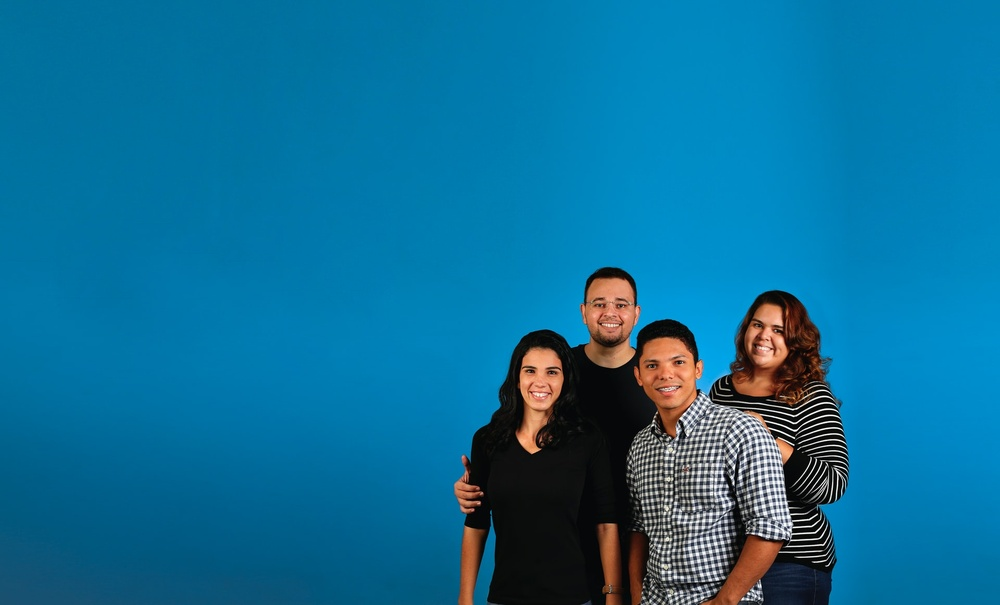
#> input picture people.jpg, 1000 x 605 px, shrunk from 1920 x 1162 before the run
$ python facialtest.py
#> lines starting #> are read from the running program, lines starting #| are printed output that depends on the picture; after the words box and inside, x2 and y2 are one past the last pixel; in counts of white or black regions, pixels touching at a corner belong together
import cv2
import numpy as np

#path to classifiers
path = '/Users/mitchellkrieger/opt/anaconda3/envs/learn-env/share/opencv4/haarcascades/'

#get image classifiers
face_cascade = cv2.CascadeClassifier(path +'haarcascade_frontalface_default.xml')
eye_cascade = cv2.CascadeClassifier(path +'haarcascade_eye.xml')

#read image
img = cv2.imread('people.jpg')
#> img is the input picture: shape (605, 1000, 3); mean B, G, R 153.1, 111.4, 13.6

#convert to gray
gray = cv2.cvtColor(img, cv2.COLOR_BGR2GRAY)
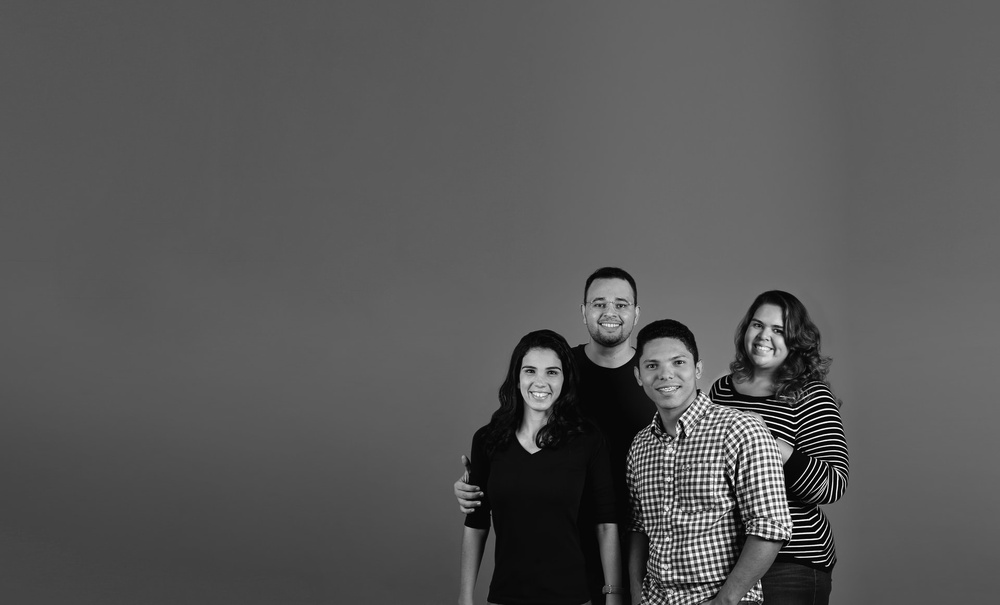
#> gray: shape (605, 1000); min 0, max 255, mean 86.9

#detect faces
faces = face_cascade.detectMultiScale(gray, 1.3, 5)
#> faces = [[738, 306, 56, 56], [580, 280, 61, 61], [634, 338, 66, 66], [511, 348, 60, 60]]

#for each face
for (x,y,w,h) in faces:
    #draw rectangle around face
    img = cv2.rectangle(img,(x,y),(x+w,y+h),(255,0,0),2)
    #select face as region of interest
    roi_gray = gray[y:y+h,x:x+h]
    roi_color = img[y:y+h,x:x+h]
    #within region of interest find eyes
    eyes = eye_cascade.detectMultiScale(roi_gray)
    #for each eye
    for (ex,ey,ew,eh) in eyes:
        #draw retangle around eye
        cv2.rectangle(roi_color, (ex,ey),(ex+ew,ey+eh),(0,255,0),2)
#> this loop made 4 passes
#> (x, y, w, h, eyes) on pass 3: (634, 338, 66, 66, [[8, 15, 21, 21], [32, 12, 23, 23]])
#> pass 1, `img = cv2.rectangle(img,(x,y),(x+w,y+h),(255,0,0),2)`:
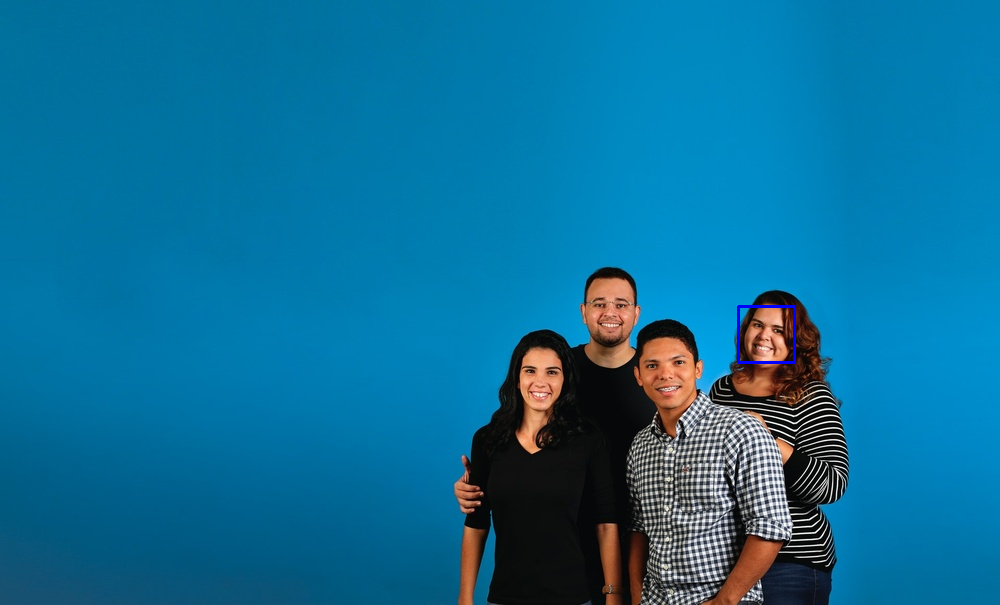
#> img: shape (605, 1000, 3); 0.11% of pixels changed, all inside (x1, y1, x2, y2) = (737, 305, 796, 364)
#> pass 1, `roi_color = img[y:y+h,x:x+h]`:
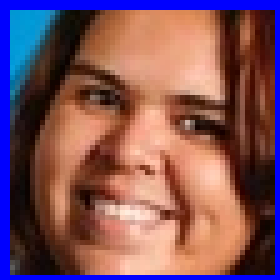
#> roi_color: shape (56, 56, 3) (shown 5 times larger); mean B, G, R 91.8, 82.9, 125.7
#> pass 2, `img = cv2.rectangle(img,(x,y),(x+w,y+h),(255,0,0),2)`:
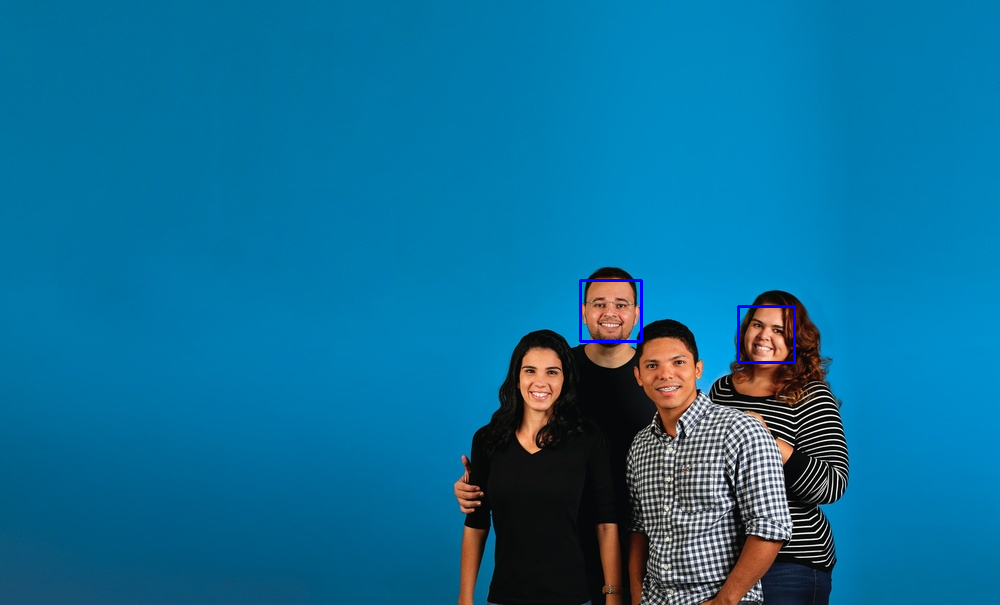
#> img: shape (605, 1000, 3); 0.12% of pixels changed, all inside (x1, y1, x2, y2) = (579, 279, 643, 343)
#> after the loop:
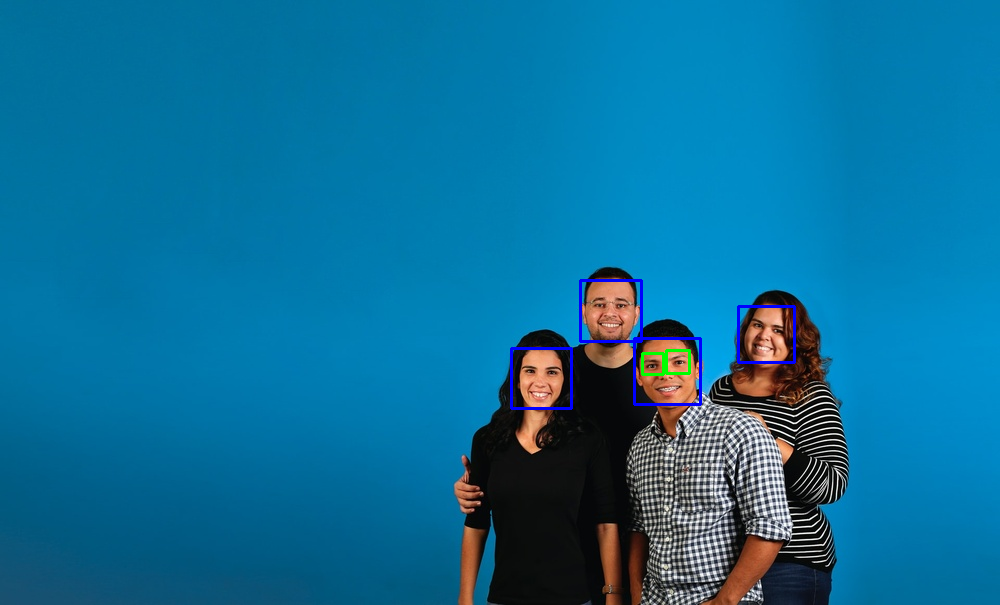
#> img: shape (605, 1000, 3); 0.33% of pixels changed, all inside (x1, y1, x2, y2) = (510, 337, 702, 410)
#> after the loop:
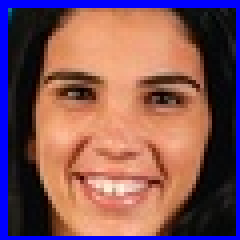
#> roi_color: shape (60, 60, 3) (shown 4 times larger); mean B, G, R 88.8, 85, 128.8
#> after the loop:
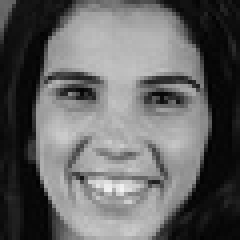
#> roi_gray: shape (60, 60) (shown 4 times larger); min 2, max 243, mean 99.8

cv2.imshow('img',img) #shows image
cv2.waitKey(0) #waits until a key is pressed to progress
cv2.destroyAllWindows() #closes windows
